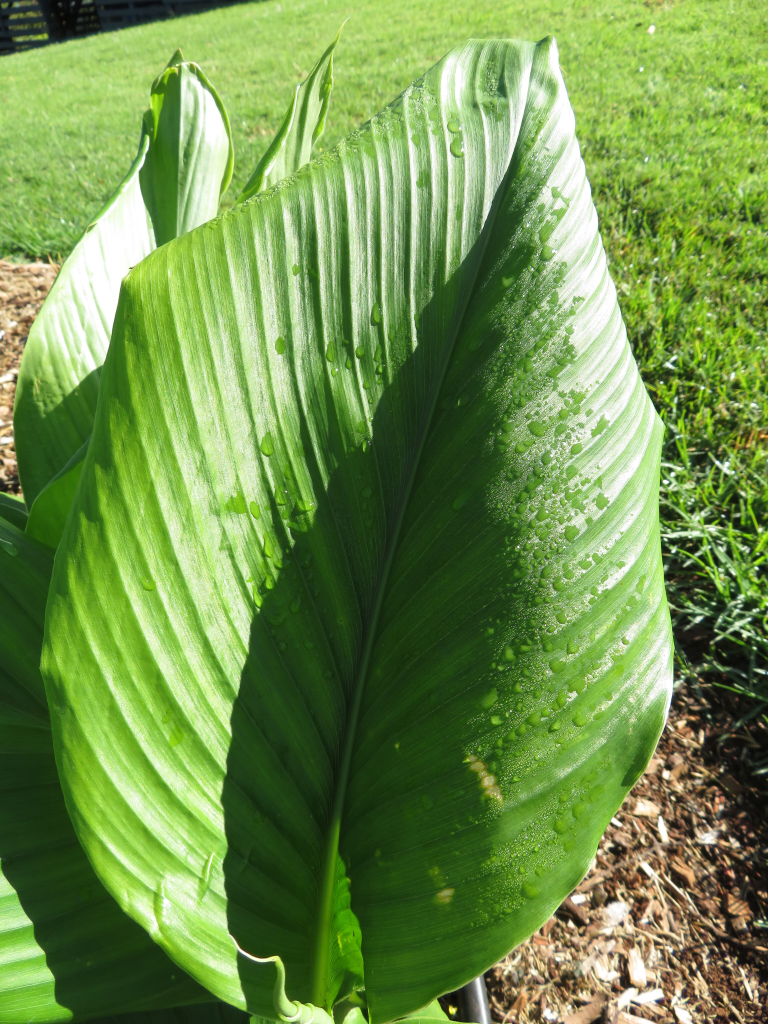
#> input picture web/assets-src/hero/starr_6608.jpg, 3840 x 5120 px (shown at 1/5 size)
$ python -i quality.py   (imports and definitions only)   (older library calls are emulated)
#> lines starting #> are read from the running program, lines starting #| are printed output that depends on the picture
#> further down, picture is the input picture: shape (5120, 3840, 3); mean B, G, R 76, 145.1, 112.6
"""Image quality gate (P3-M05): blur, exposure and leaf area."""

from __future__ import annotations

import cv2
import numpy as np


def quality_stats(bgr: np.ndarray, leaf_mask: np.ndarray | None = None, max_side: int = 512) -> dict:
    """Blur on the whole frame; dark / clipped-bright shares on the LEAF pixels (Stage 1 mask) when a mask is
    given -- a white studio background is not over-exposure."""
#> called with max_side = 512
    h, w = bgr.shape[:2]
#> h = 5120; w = 3840
    s = max_side / max(h, w)
#> s = 0.1
    if s < 1:
        bgr = cv2.resize(bgr, (round(w * s), round(h * s)), interpolation=cv2.INTER_AREA)
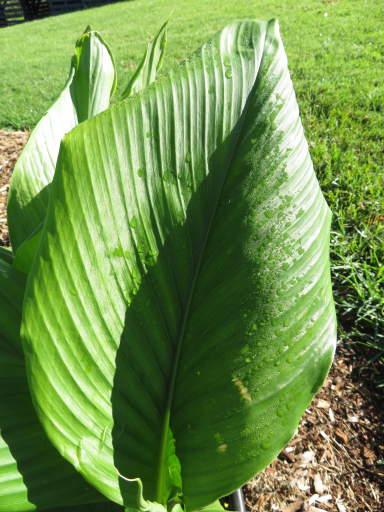
#> bgr: shape (512, 384, 3); mean of channels 0, 1, 2 76, 145.1, 112.6; drawn as B, G, R
    g = cv2.cvtColor(bgr, cv2.COLOR_BGR2GRAY)
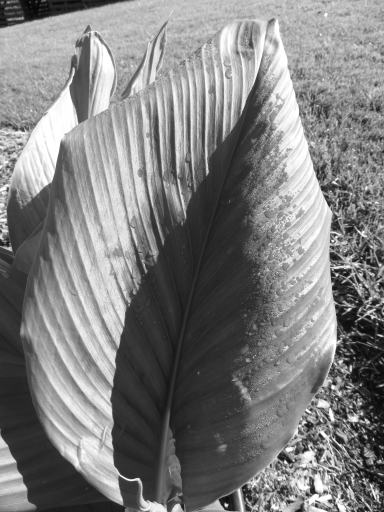
#> g: shape (512, 384); min 7, max 255, mean 127.5
    m = np.ones(g.shape, bool)
    if leaf_mask is not None and leaf_mask.any():
        m = cv2.resize(leaf_mask.astype(np.uint8), (g.shape[1], g.shape[0]), interpolation=cv2.INTER_NEAREST) > 0
    return {"blur_var_laplacian": float(cv2.Laplacian(g, cv2.CV_64F).var()),
            "dark_frac": float((g[m] < 25).mean()), "bright_frac": float((g[m] > 245).mean())}


def quality_verdict(st: dict, leaf_frac: float, q: dict) -> tuple[bool, str | None]:
    if st["blur_var_laplacian"] < q["blur_min"]:
        return False, "image too blurry"
    if st["dark_frac"] > q["dark_max"]:
        return False, "image too dark"
    if st["bright_frac"] > q["bright_max"]:
        return False, "image over-exposed"
    if leaf_frac < q["min_leaf_frac"]:
        return False, "too little leaf area found"
    return True, None

>>> import cv2
>>> picture = cv2.imread('../../../web/assets-src/hero/starr_6608.jpg')
>>> result = quality_stats(picture)
#> result = {'blur_var_laplacian': 1675.2, 'dark_frac': 0.012, 'bright_frac': 0.0211}
